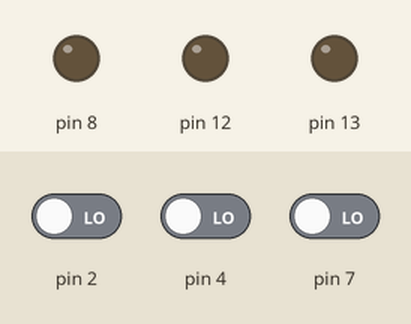
The sketch below on a simulated Arduino Uno, built with avr-gcc and run on an emulated ATmega328P. On the bench: output pins drawn as LEDs (lit = HIGH). The test bench sets the inputs (shaded band); at power-on: pin 2 LOW, pin 4 LOW, pin 7 LOW.

Above: at 1.2 s.
1.3 s: pin 2 driven HIGH
At 2.1 s:
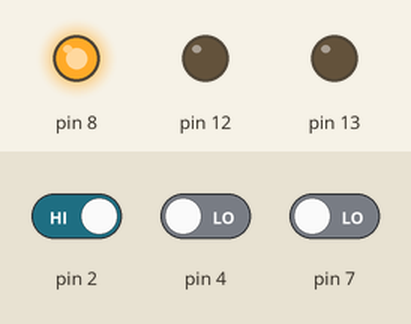
2.8 s: pin 4 driven HIGH
At 5.6 s:
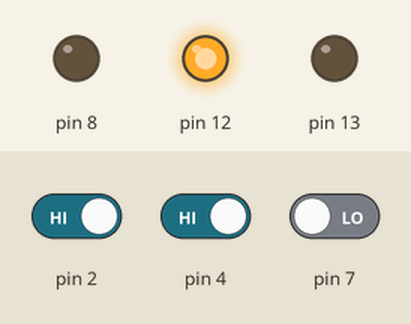
Timing chart, 0 to 11.8 s (numbered marks = the images above; inputs shaded):
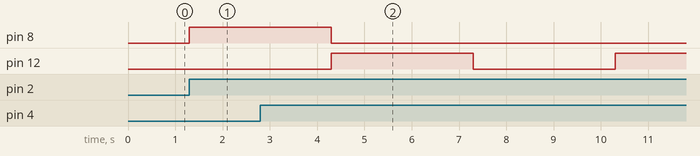

The sketch:

magnificent_hango_borwo1.ino
```cpp
void setup()
{
  pinMode (7, INPUT);
  pinMode (4, INPUT);
  pinMode (2, INPUT);
  pinMode (13, OUTPUT);
  pinMode (12, OUTPUT);
  pinMode (8, OUTPUT);
}

void loop()
{
  if(digitalRead(7)== HIGH)
{
  digitalWrite(13,HIGH);
  delay(3000);
  digitalWrite(13,LOW);
  delay(3000);
}
else if (digitalRead(4) == HIGH)
{
  digitalWrite(12,HIGH);
  delay(3000);
  digitalWrite(12,LOW);
  delay(3000);
}
else if(digitalRead(2)==HIGH)
{
  digitalWrite(8,HIGH);
  delay(3000);
  digitalWrite(8,LOW);
}
else
{
  digitalWrite(13,LOW);
  digitalWrite(12,LOW);
  digitalWrite(8,LOW);
}
}
```

Measured:
- after the input at 1.3 s, pin 8: LOW → HIGH at once
- after the input at 2.8 s, pin 8: HIGH → LOW after 1.5 s; pin 12: LOW → HIGH after 1.5 s, → LOW 3.0 s later, → HIGH 3.0 s later
